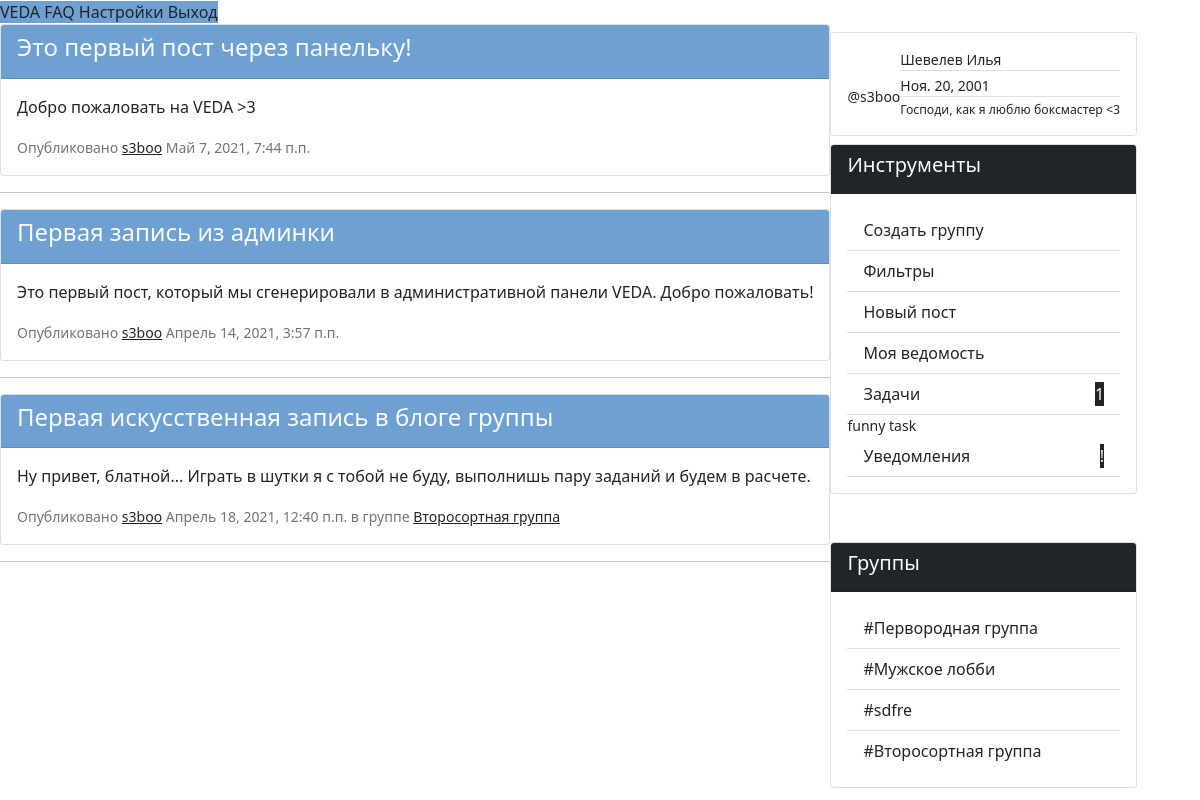
The app's page / (signed in), older data.
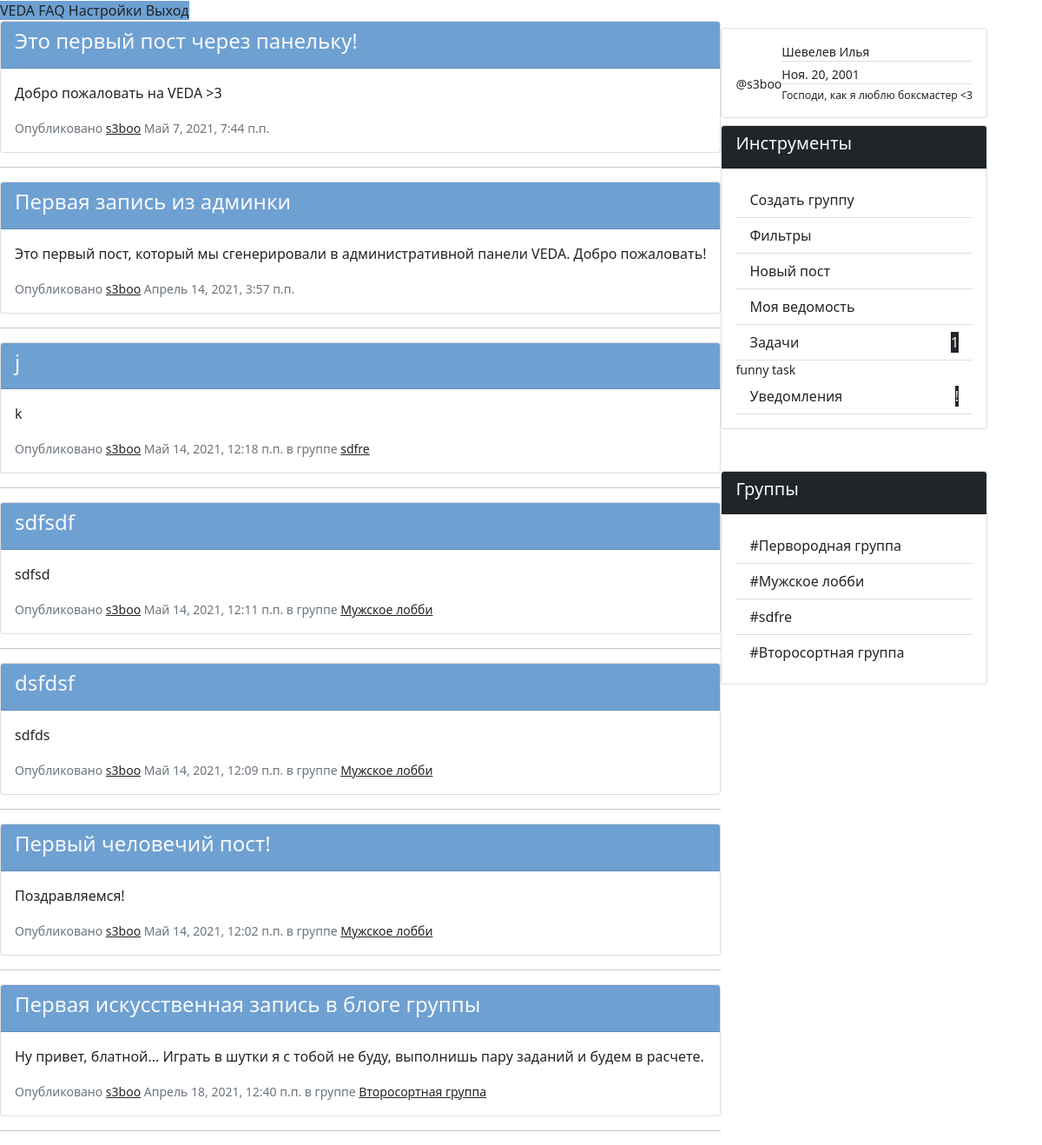
The same page, newer data.
### VEDA_application/models.py (models this page shows, shortened)
class Admin_post(models.Model):
    class Meta():
        ordering = ['-date_of_create']
    author = models.ForeignKey(
        Client,
        on_delete=models.SET_NULL,
        null=True
    ) # Автор поста, может отсутствовать
    article = models.CharField(max_length=50)                   # Заголовок поста
    text = models.TextField()                                   # Сообщение поста, неограниченное количество знаков
    date_of_create = models.DateTimeField(auto_now_add=True)    # Дата и время публикации поста

class Client(models.Model):
    def __str__(self):
        return self.user.username
    user = models.OneToOneField(
        User,
        on_delete=models.CASCADE,
    )   # Связь один-к-одному с пользователем
    father = models.ForeignKey(
        Parent,
        on_delete=models.SET_NULL,
        null=True,
        related_name='father'
    ) # Связь с родителем внешним ключем
    mother =  models.ForeignKey(
        Parent,
        on_delete=models.SET_NULL,
        null=True,
        related_name='mother'
    ) # Связь с родителем внешним ключом
    status = models.CharField(max_length=100)                       # Поле статуса (отображается в профиле пользователя)
    hobbies = models.CharField(max_length=100)                      # Поле хобби (используется куратором и отображается в профиле)
    day_of_birthday = models.DateField(null=True)                   # Поле дня рождения (используется куратором и отображается в профиле)
    adress = models.CharField(max_length=50)                        # Поле адреса (используется только куратором и не виден в профиле)
    gender = models.CharField(choices=(
        ('M', 'Male'),
        ('F', 'Female'),
        ('O', 'Other')
    ), max_length=50, null=True)
    userpic = models.ImageField(upload_to='userpics', null=True, default="default.png")    # Аватар пользователя

class Group_post(models.Model):
    class Meta():
        ordering = ['-date_of_create']
    group = models.ForeignKey(
        Group,
        on_delete=models.CASCADE
    ) # Группа-автор
    author = models.ForeignKey(
        Client,
        on_delete=models.SET_NULL,
        null=True
    ) # Автор поста, может отсутствовать
    article = models.CharField(max_length=50)                   # Заголовок поста
    text = models.TextField()                                   # Сообщение поста, неограниченное количество знаков
    date_of_create = models.DateTimeField(auto_now_add=True)    # Дата и время публикации поста
    file = models.FileField(null=True, upload_to='files'),      # Файл приложение к посту

class Group(models.Model):
    def __str__(self):
            return self.name
    moderators = models.ManyToManyField(
        Client,
        related_name='moderators',
        blank=True,
    ) # Количество модераторов не ограничено, связаны внешней таблицей с Client
    listeners = models.ManyToManyField(
        Client,
        related_name='listeners',
        blank=True,
    ) # Количество подписчиков не ограничено, связаны внешней таблицей с Client
    name = models.CharField(max_length=40)              # Название группы
    tag = models.CharField(max_length=40, null=True)              # Тег для поиска

class Task(models.Model):
    group = models.ForeignKey(
        Group,
        on_delete=models.CASCADE,
    ) # Группа с задачами
    receiver = models.ForeignKey(
        Client,
        on_delete=models.SET_NULL,
        null=True
    ) # Ответственный за задачу, может отсутствовать
    content = models.CharField(max_length=100)                      # Содержание задачи
    date_of_create = models.DateTimeField(auto_now_add=True)        # Дата открытия задачи
    date_of_completion = models.DateTimeField()                     # Дата срока для завершения
    status = models.IntegerField(choices=(
        (0, 'Ждет выполнения'),
        (1, 'Сделано')
    ))
    """ Статус выполнения задачи, где:
        0. Не выполнена
        1. Выполнена
    """

### VEDA_application/views.py (the view)
# urls.py: path('', views.index, name="index")                            # главная страница
def index(request):
    if request.method == 'GET':
        return render(request, 'index.html', context={
            'admin_posts': models.Admin_post.objects.all(),
            'l_groups': models.Group.objects.filter(listeners__user__username=request.user.username),                     # группы, где есть текущий пользователь
            'm_groups': models.Group.objects.filter(moderators__user__username=request.user.username),                     # группы, где есть текущий пользователь
            'group_posts_listener': models.Group_post.objects.filter(group__listeners__user__username=request.user.username),    # посты в группах, в которых находится пользователь
            'group_posts_moderator': models.Group_post.objects.filter(group__moderators__user__username=request.user.username),    # посты в группах, в которых находится пользователь
            'notifications': models.Notification.objects.filter(receiver__user__username=request.user.username),        # уведомления для пользователя
            'tasks': models.Task.objects.filter(receiver__user__username=request.user.username)                         # задачи из группа для пользователя
        })

### VEDA_application/templates/index.html (shortened to what the changed rows need)
{% extends 'main_template.html' %}
{% load static %}
{% block application %}
  <div id="index">
    <b-container class="mt-5">
      <b-row align-h="between" class="d-flex flex-column-reverse flex-md-row">
        <b-col cols="12" {% if user.is_authenticated %} md="6" lg="8" {% endif %} class="p-0 mt-md-0 mt-3">
          <b-tabs  justified>
            <b-tab title="Блог разработчика" active class="pt-3">
              {% for post in admin_posts %}
                <div class="card card-outline-secondary mb-3">
                  <div class="card-header bg-blue text-light">
                    <h4>{{ post.article }}</h4>
                  </div>
                  <div class="card-body">
                    <p>{{ post.text }}</p>
                    <small class="text-muted">Опубликовано <a class="text-dark" href="#">{{ post.author }}</a>  {{ post.date_of_create }}</small>
                  </div>
                </div>
                <hr>
              {% endfor %}
            </b-tab>
            {% if user.is_authenticated %}
              <b-tab title="Новости из групп" class="pt-3">
                {% for post in group_posts_moderator %}
                  <div class="card card-outline-secondary mb-3">
                    <div class="card-header bg-blue text-light d-flex justify-content-between flex-column">
                      <h4 >{{ post.article }}</h4>
                    </div>
                    <div class="card-body">
                      <p>{{ post.text }}</p>
                      <small class="text-muted">Опубликовано <a class="text-dark" href="#">{{ post.author }}</a>  {{ post.date_of_create }} в группе <a href="{% url 'group' post.group.id %}" class="text-dark">{{ post.group }}</a>
                      </small>
                    </div>
                  </div>
                  <hr>
                {% endfor %}
                {% for post in group_posts_listener %}
                  <div class="card card-outline-secondary mb-3">
                    <div class="card-header bg-blue text-light d-flex justify-content-between flex-column">
                      <h4 >{{ post.article }}</h4>
                    </div>
                    <div class="card-body">
                      <p>{{ post.text }}</p>
                      <small class="text-muted">Опубликовано <a class="text-dark" href="#">{{ post.author }}</a>  {{ post.date_of_create }} в группе <a href="{% url 'group' post.group.id %}" class="text-dark">{{ post.group }}</a>
                      </small>
                    </div>
                  </div>
                  <hr>
                {% endfor %}
              </b-tab>
            {% endif %}
          </b-tabs>
        </b-col>
        {% if user.is_authenticated %}
          <b-col cols="12" md=5 lg=3 class="p-0">
            <div class="card card-outline-secondary m-0 mt-2">
              <div class="card-body">
                <div class="list-group list-group-flush">
                  <b-collapse id="task-collapse">
                    {% for task in tasks %}
                      <b-card class="my-2">
                        <b-card-body class="d-flex p-0 m-0 small text-dark justify-content-between">
                          {{ task.content }}
                        </b-card-body>
                      </b-card>
                    {% endfor %}
                  </b-collapse>
                  </div>
              </div>
            </div>
            <div class="card card-outline-secondary mt-5">
              <div class="card-body">
                <div class="list-group list-group-flush">
                  {% for group in m_groups %}
                    <a href="{% url 'group' group.id %}" class="list-group-item list-group-item-action ">#{{ group.name }}</a>
                  {% endfor %}
                  {% for group in l_groups %}
                    <a href="{% url 'group' group.id %}" class="list-group-item list-group-item-action ">#{{ group.name }}</a>
                  {% endfor %}
                </div>
              </div>
            </div>
          </b-col>
        {% endif %}
      </b-row>
    </b-container>
  </div>
{% endblock application %}

Row changes from the older to the newer data that the page shows:
added Group_post: article "j", text "k", author "s3boo", date_of_create "Май 14, 2021, 12:18 п.п.", group "sdfre"
added Group_post: article "sdfsdf", text "sdfsd", author "s3boo", date_of_create "Май 14, 2021, 12:11 п.п.", group "Мужское лобби"
added Group_post: article "dsfdsf", text "sdfds", author "s3boo", date_of_create "Май 14, 2021, 12:09 п.п.", group "Мужское лобби"
added Group_post: article "Первый человечий пост!", text "Поздравляемся!", author "s3boo", date_of_create "Май 14, 2021, 12:02 п.п.", group "Мужское лобби"
